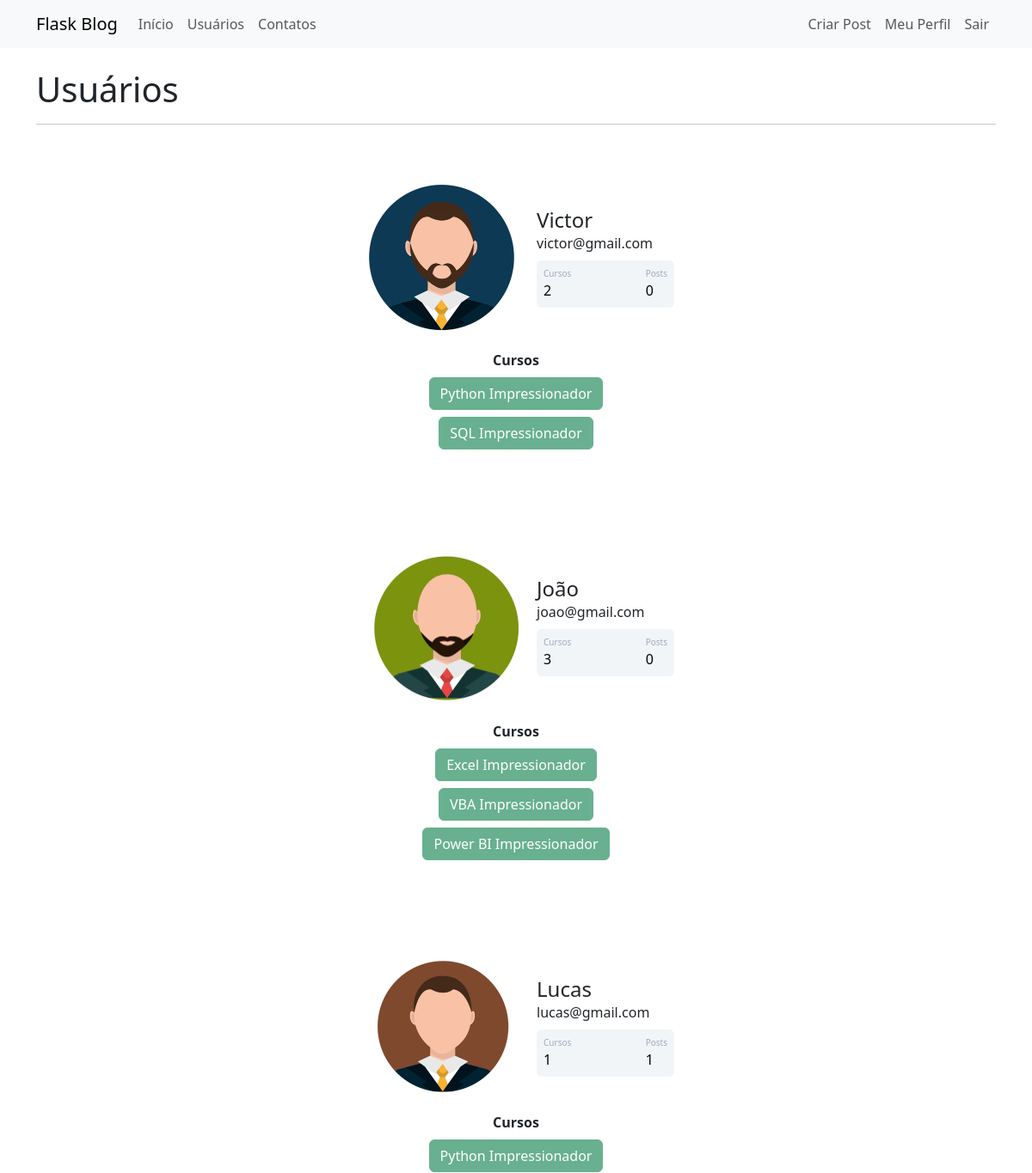
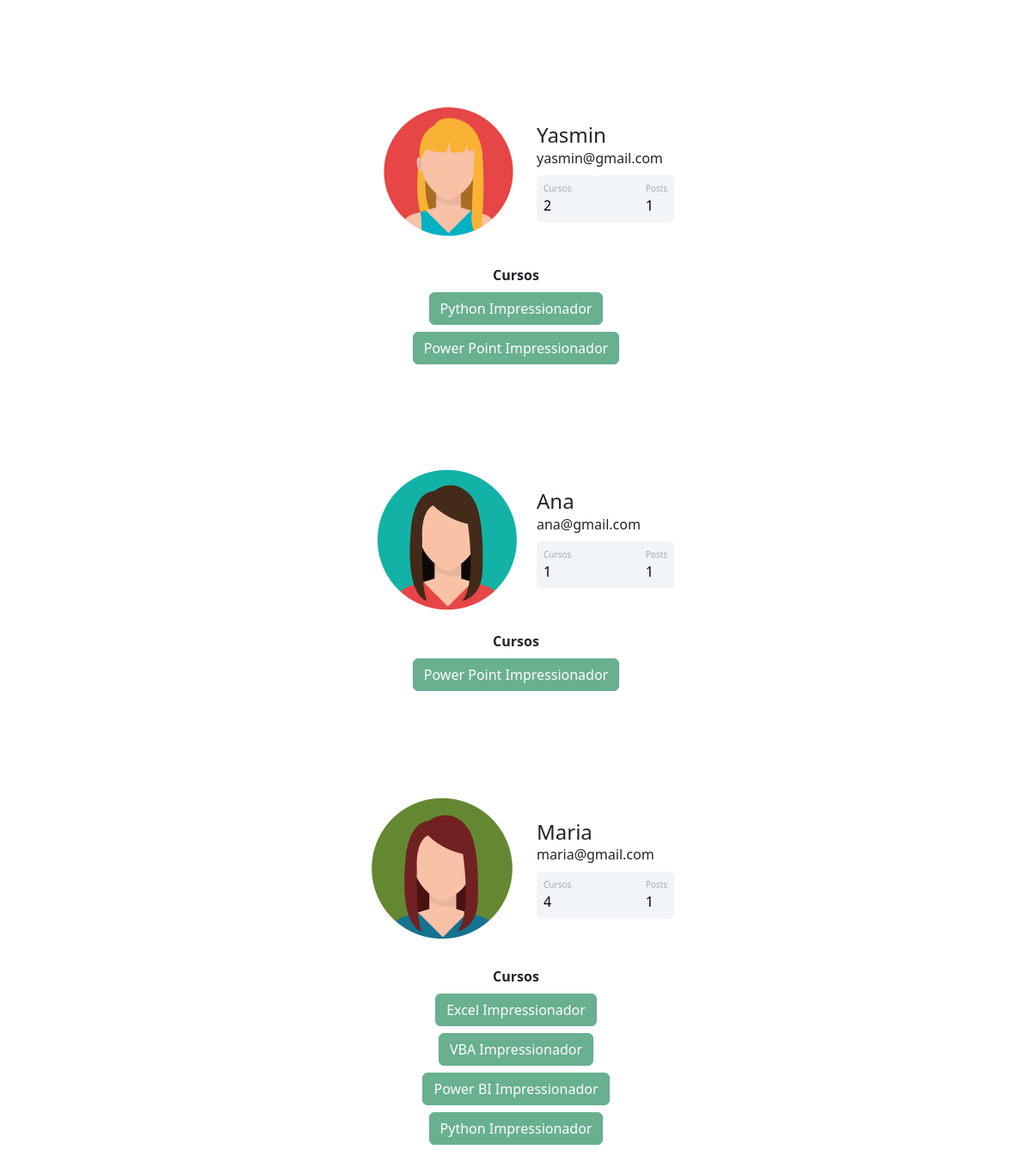
The page /usuarios (signed in) on the database its author committed (2 pictures, top to bottom).
### webblog/models.py (models this page shows)
class Usuario(database.Model, UserMixin):
    id = database.Column(database.Integer, primary_key=True)
    username = database.Column(database.String, nullable=False)  # campo não pode ser vazio, preenchimento obrigatório
    email = database.Column(database.String, nullable=False, unique=True)  # campo deve ser único
    senha = database.Column(database.String, nullable=False)
    cursos = database.Column(database.String, nullable=False, default='Não informado')
    foto_perfil = database.Column(database.String, nullable=False, default='default.jpg')
    posts = database.relationship('Post', backref='autor', lazy=True)
    def contar_posts(self):
        return len(self.posts)  # retorna como resposta a quantidade que o usuário tem de posts

### webblog/routes.py (the view)
@app.route('/usuarios')
@login_required  # com isso, somente quem está logado terá acesso à página
def usuarios():
    lista_usuarios = Usuario.query.all()
    return render_template('usuarios.html', lista_usuarios=lista_usuarios)

### webblog/models.py (called while the page is built)
@login_manager.user_loader  # decorator para informar ao login manager que a função abaixo retorna o ID de usuario
def load_usuario(id_usuario):  # função para validação de usuário durante o login
    return Usuario.query.get(int(id_usuario))  # somente retornando a validação de ID do usuário, retornando o usuário

### webblog/templates/usuarios.html (shortened to what this page needs)
{% extends 'base.html' %}
{% block body %}
<div class="container">
    <br><h1>Usuários</h1>
    <hr>
    {% for usuario in lista_usuarios: %}
        <div class="container mt-5 d-flex justify-content-center">
            <div class="card p-3">
                <div class="d-flex align-items-center">
                    <div class="image pe-2">
                        <img src="{{ url_for('static', filename='fotos_perfil/{}'.format(usuario.foto_perfil)) }}" class="rounded" width="200" >
                    </div>
                    <div class="ml-3 w-100">
                        <h4 class="mb-0 mt-0">{{ usuario.username }}</h4>
                        <span>{{ usuario.email }}</span>
                        <div class="p-2 mt-2 bg-primary d-flex justify-content-between rounded text-white stats">
                            <div class="d-flex flex-column">
                                <span class="articles">Cursos</span>
                                <span class="number1">
                                    {% if 'Não informado' in usuario.cursos: %}
                                        {{ 0 }}
                                    {% else: %}
                                        {{ usuario.cursos.count(';') + 1 }}
                                    {% endif %}
                                </span>
                            </div>
                            <div class="d-flex flex-column">
                                <span class="rating">Posts</span>
                                <span class="number3"> {{ usuario.contar_posts() }}</span>
                            </div>
                        </div>
                    </div>
                </div>
            </div>
        </div>
        <div class="row justify-content-center">
            <div class="col col-4" style="text-align: center">
                <strong>Cursos</strong><br>
                {% for curso in usuario.cursos.split(';') %}
                    <button type="button" class="btn btn-success mt-2" disabled>{{ curso }}</button>
                {% endfor %}
                </div>
        </div>
    {% endfor %}
</div>
{% endblock %}

### webblog/static/main.css (style rules this page uses)
body { color: dark-gray; }
.card { width: 400px; border: none; border-radius: 10px; background-color: #fff; }
.stats { background: #f2f5f8 !important; color: #000 !important; }
.articles { font-size:10px; color: #a1aab9; }
.number1 { font-weight:500; }
.rating { font-size:10px; color: #a1aab9; }
.number3 { font-weight:500; }

### rows shown on the page
Usuario: foto_perfil (picture), username "Victor", email "victor@gmail.com", cursos "2", contar_posts "0", curso "Python Impressionador" "SQL Impressionador"
Usuario: foto_perfil (picture), username "João", email "joao@gmail.com", cursos "3", contar_posts "0", curso "Excel Impressionador" "VBA Impressionador" "Power BI Impressionador"
Usuario: foto_perfil (picture), username "Lucas", email "lucas@gmail.com", cursos "1", contar_posts "1", cursos "Python Impressionador"
Usuario: foto_perfil (picture), username "Yasmin", email "yasmin@gmail.com", cursos "2", contar_posts "1", curso "Python Impressionador" "Power Point Impressionador"
Usuario: foto_perfil (picture), username "Ana", email "ana@gmail.com", cursos "1", contar_posts "1", cursos "Power Point Impressionador"
Usuario: foto_perfil (picture), username "Maria", email "maria@gmail.com", cursos "4", contar_posts "1", curso "Excel Impressionador" "VBA Impressionador" "Power BI Impressionador" "Python Impressionador"
